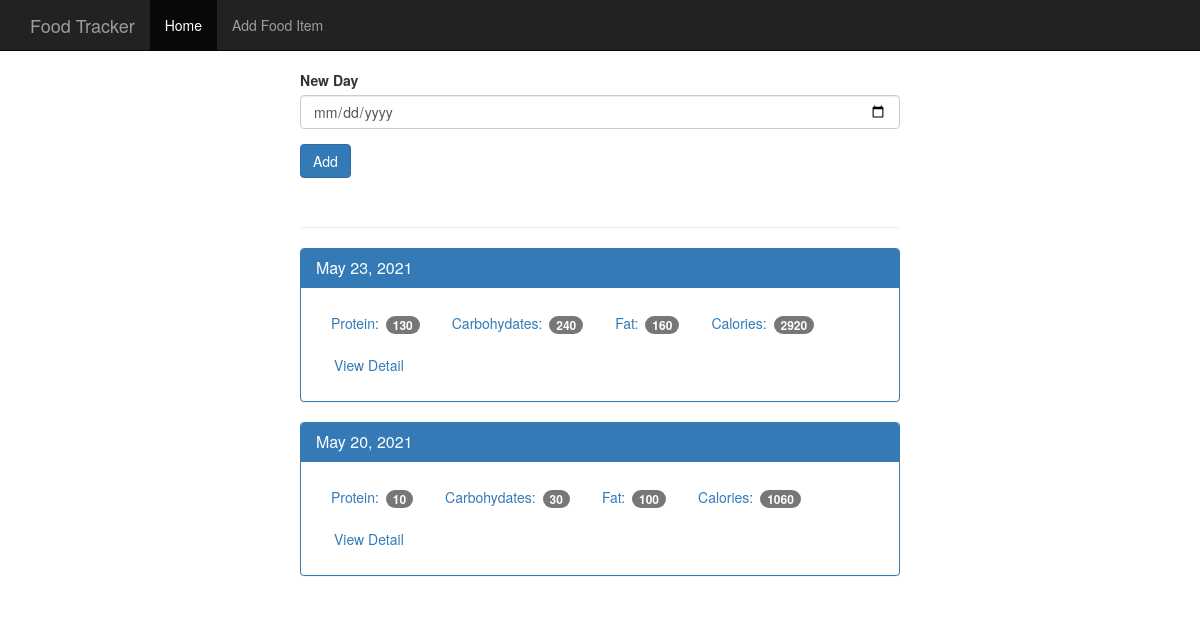
/index, run on the app's committed database.
### tables this page shows
CREATE TABLE log_date(
    id integer primary key autoincrement,
    entry_date date not null
);

### app.py (the view)
@app.route('/', methods=['POST','GET'])
@app.route('/index', methods=['POST','GET'])
def index():
    db = get_db()
    if request.method=='POST':
        date = request.form['date']
        dt = datetime.strptime(date, '%Y-%m-%d')
        database_date = datetime.strftime(dt, '%Y%m%d')
        db.execute('insert into log_date(entry_date) values (?)', [database_date])
        db.commit()
    cur = db.execute('select log_date.entry_date, sum(food.protein) as protein, sum(food.carbohydrates) as carbs, sum(food.fat) as fats, sum(food.calories) as calories from log_date join food_date on food_date.log_date_id = log_date.id join food on food.id = food_date.food_id group by log_date.id order by log_date.entry_date desc ')
    results = cur.fetchall()
    date_results = []
    for i in results:
        single_date = {}
        single_date['entry_date'] = i['entry_date']
        single_date['protein'] = i['protein']
        single_date['carbs'] = i['carbs']
        single_date['fats'] = i['fats']
        single_date['calories'] = i['calories']
        d = datetime.strptime(str(i['entry_date']), '%Y%m%d')
        single_date['pretty_date'] = datetime.strftime(d, '%B %d, %Y')
        date_results.append(single_date)
    return render_template('home.html', results=date_results)

### database.py (called while the page is built)
def connect_db():
    sql = sqlite3.connect('H:/Projects/flask_app/food_log.db')
    sql.row_factory = sqlite3.Row
    return sql

def get_db():
    if not hasattr(g, 'sqlite.db'):
        g.sqlite3_db = connect_db()
    return g.sqlite3_db

### templates/home.html
{% extends "base.html" %}
{% block body %}
    <nav class="navbar navbar-inverse navbar-fixed-top">
      <div class="container">
        <div class="navbar-header">
          <a class="navbar-brand" href="{{ url_for ('index') }}">Food Tracker</a>
        </div>
        <div id="navbar" class="navbar-collapse collapse">
          <ul class="nav navbar-nav">
            <li class="active"><a href="{{ url_for ( 'index' )}}">Home</a></li>
            <li><a href="{{ url_for( 'food' )}}">Add Food Item</a></li>
          </ul>
        </div>
      </div>
    </nav>
    <div class="container theme-showcase col-sm-6 col-sm-offset-3" role="main">
      <div class="row">
        <div>
          <form method="POST" action="/">
            <div class="form-group">
              <label for="new-day">New Day</label>
              <input type="date" class="form-control" name="date" id="new-day">
            </div>
            <button type="submit" class="btn btn-primary">Add</button>
          </form>
          <div class="page-header"></div>
          {% for r in results %}
          <div class="panel panel-primary">
            <div class="panel-heading">
              <h3 class="panel-title">{{ r.pretty_date }}</h3>
            </div>
            <div class="panel-body">
              <ul class="nav nav-pills" role="tablist">
                <li><a>Protein: <span class="badge">{{ r.protein }}</span></a></li>
                <li><a>Carbohydates: <span class="badge">{{ r.carbs }}</span></a></li>
                <li><a>Fat: <span class="badge">{{ r.fats }}</span></a></li>
                <li><a>Calories: <span class="badge">{{ r.calories }}</span></a></li>
                <li><a href="{{ url_for('view', food_date=r.entry_date) }}" type="button" class="btn btn-link">View Detail</a></li>
              </ul>
            </div>
          </div>
          {% endfor %}
        </div>
      </div>
    </div>
{% endblock %}

### static/theme.css (style rules this page uses)
body { padding-top: 70px; padding-bottom: 30px; }

### data on the page
log_date: pretty_date "May 23, 2021", protein "130", carbs "240", fats "160", calories "2920"
log_date: pretty_date "May 20, 2021", protein "10", carbs "30", fats "100", calories "1060"
